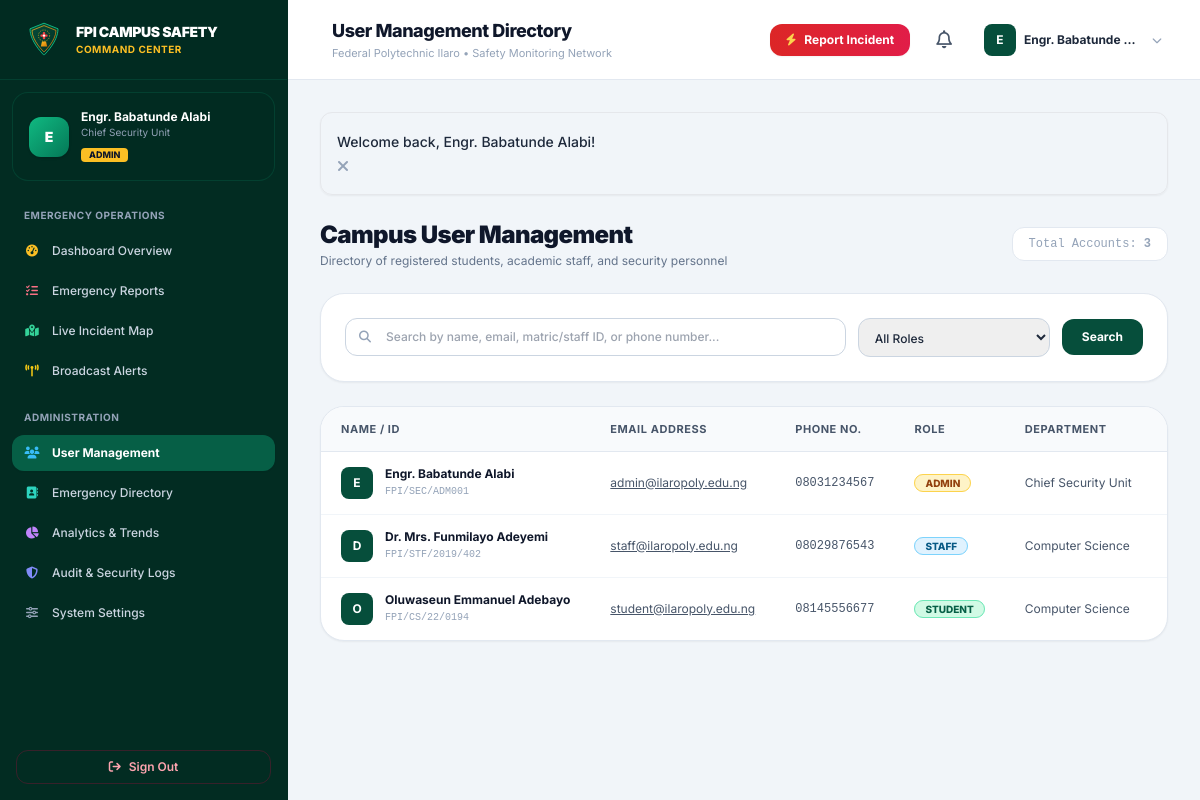
The page /admin/users.php (signed in) on the database its author committed.
### tables this page shows
CREATE TABLE `users` (
  `id` INT UNSIGNED AUTO_INCREMENT PRIMARY KEY,
  `name` VARCHAR(120) NOT NULL,
  `email` VARCHAR(150) NOT NULL UNIQUE,
  `phone` VARCHAR(25) NOT NULL,
  `role` ENUM('student', 'staff', 'admin') NOT NULL DEFAULT 'student',
  `id_number` VARCHAR(50) NOT NULL COMMENT 'Matric Number or Staff ID',
  `department` VARCHAR(100) NOT NULL,
  `password` VARCHAR(255) NOT NULL,
  `avatar` VARCHAR(255) DEFAULT NULL,
  `status` ENUM('active', 'inactive') NOT NULL DEFAULT 'active',
  `created_at` TIMESTAMP DEFAULT CURRENT_TIMESTAMP,
  `updated_at` TIMESTAMP DEFAULT CURRENT_TIMESTAMP ON UPDATE CURRENT_TIMESTAMP,
  INDEX `idx_users_role` (`role`),
  INDEX `idx_users_status` (`status`)
);

### admin/users.php (the view, shortened to what this page needs)
<?php
require_once __DIR__ . '/../includes/nav-portal.php';
$pdo = getDB();
$q    = clean_input($_GET['q'] ?? '');
$sql = "SELECT * FROM users WHERE 1=1";
$params = [];
$sql .= " ORDER BY created_at DESC";
$stmt = $pdo->prepare($sql);
$stmt->execute($params);
$usersList = $stmt->fetchAll();
?>
<div class="space-y-6">
    <div class="flex flex-col sm:flex-row sm:items-center justify-between gap-4">
        <div>
            <h2 class="text-2xl font-black text-slate-900 tracking-tight">Campus User Management</h2>
            <p class="text-xs text-slate-500 mt-0.5">Directory of registered students, academic staff, and security personnel</p>
        </div>
        <div class="text-xs text-slate-400 font-mono bg-white px-4 py-2 rounded-xl border border-slate-200 shadow-xs">
            Total Accounts: <strong><?= count($usersList) ?></strong>
        </div>
    </div>
    <div class="bg-white rounded-3xl border border-slate-200 p-6 shadow-sm space-y-4">
        <form action="<?= BASE_URL ?>/admin/users.php" method="GET" class="flex flex-col sm:flex-row items-center gap-3">
            <div class="relative flex-1 w-full">
                <span class="absolute inset-y-0 left-0 pl-3.5 flex items-center text-slate-400">
                    <i class="fa-solid fa-magnifying-glass text-xs"></i>
                </span>
                <input type="text" name="q" value="<?= e($q) ?>" placeholder="Search by name, email, matric/staff ID, or phone number..." class="w-full pl-10 pr-4 py-2.5 rounded-xl border border-slate-300 focus:outline-none focus:ring-2 focus:ring-fpi-700 text-xs font-medium text-slate-800">
            </div>
            <div class="w-full sm:w-48">
                <select name="role" class="w-full px-3 py-2.5 rounded-xl border border-slate-300 focus:outline-none text-xs font-medium text-slate-800">
                    <option value="">All Roles</option>
                </select>
            </div>
            <button type="submit" class="w-full sm:w-auto px-5 py-2.5 rounded-xl bg-fpi-800 hover:bg-fpi-900 text-white font-bold text-xs shadow-xs transition">
                Search
            </button>
        </form>
    </div>
    <div class="bg-white rounded-3xl border border-slate-200 shadow-sm overflow-hidden">
        <?php if (!empty($usersList)): ?>
        <div class="overflow-x-auto">
            <table class="w-full text-left text-xs">
                <thead class="bg-slate-50 border-b border-slate-200 text-slate-600 font-bold uppercase tracking-wider text-[11px]">
                    <tr>
                        <th class="py-3.5 px-5">Name / ID</th>
                        <th class="py-3.5 px-5">Email Address</th>
                        <th class="py-3.5 px-5">Phone No.</th>
                        <th class="py-3.5 px-5">Role</th>
                        <th class="py-3.5 px-5">Department</th>
                        <th class="py-3.5 px-5">Status</th>
                    </tr>
                </thead>
                <tbody class="divide-y divide-slate-100">
                    <?php foreach ($usersList as $u): ?>
                    <tr class="hover:bg-slate-50 transition">
                        <td class="py-3.5 px-5 whitespace-nowrap">
                            <div class="flex items-center gap-3">
                                <div class="w-8 h-8 rounded-lg bg-fpi-800 text-white font-bold text-xs flex items-center justify-center flex-shrink-0">
                                    <?= strtoupper(substr($u['name'], 0, 1)) ?>
                                </div>
                                <div>
                                    <span class="font-bold text-slate-900 block"><?= e($u['name']) ?></span>
                                    <span class="text-[10px] text-slate-400 font-mono"><?= e($u['id_number']) ?></span>
                                </div>
                            </div>
                        </td>
                        <td class="py-3.5 px-5 text-slate-600 whitespace-nowrap">
                            <a href="mailto:<?= e($u['email']) ?>" class="hover:text-fpi-800 underline"><?= e($u['email']) ?></a>
                        </td>
                        <td class="py-3.5 px-5 text-slate-600 whitespace-nowrap font-mono">
                            <?= e($u['phone']) ?>
                        </td>
                        <td class="py-3.5 px-5 whitespace-nowrap">
                            <span class="px-2.5 py-0.5 rounded-full text-[10px] font-extrabold uppercase <?=
                                $u['role'] === 'admin' ? 'bg-amber-100 text-amber-800 border border-amber-300' :
                                ($u['role'] === 'staff' ? 'bg-sky-100 text-sky-800 border border-sky-300' :
                                'bg-emerald-100 text-emerald-800 border border-emerald-300')
                            ?>">
                                <?= e($u['role']) ?>
                            </span>
                        </td>
                        <td class="py-3.5 px-5 text-slate-600 max-w-[160px] truncate">
                            <?= e($u['department']) ?>
                        </td>
                        <td class="py-3.5 px-5 whitespace-nowrap">
                        </td>
                    </tr>
                    <?php endforeach; ?>
                </tbody>
            </table>
        </div>
        <?php else: ?>
        <div class="p-16 text-center text-slate-400 text-xs">
            No registered users found matching filter.
        </div>
        <?php endif; ?>
    </div>
</div>
<?php require_once __DIR__ . '/../includes/footer-portal.php'; ?>

### assets/css/style.css (style rules this page uses)
:root { --fpi-green-900: #022c22; --fpi-green-800: #064e3b; --fpi-green-700: #047857; --fpi-green-600: #059669; --fpi-gold-500: #d97706; --fpi-gold-400: #f59e0b; --fpi-alert-red: #dc2626; }
body { font-feature-settings: "cv02", "cv03", "cv04", "cv11"; -webkit-tap-highlight-color: transparent; }

### rows shown on the page
users: name "E", name "Engr. Babatunde Alabi", id_number "FPI/SEC/ADM001", email "admin@ilaropoly.edu.ng", phone "08031234567", role "ADMIN", department "Chief Security Unit"
users: name "D", name "Dr. Mrs. Funmilayo Adeyemi", id_number "FPI/STF/2019/402", email "staff@ilaropoly.edu.ng", phone "08029876543", role "STAFF", department "Computer Science"
users: name "O", name "Oluwaseun Emmanuel Adebayo", id_number "FPI/CS/22/0194", email "student@ilaropoly.edu.ng", phone "08145556677", role "STUDENT", department "Computer Science"

### other values the page prints
substr($user['name'], 0, 1) "E"
$user['name'] "Engr. Babatunde Alabi"
$user['department'] "Chief Security Unit"
$user['role'] "ADMIN"
$pageTitle "User Management Directory"
$user['name'] "Engr. Babatunde…"
$msg "Welcome back, Engr. Babatunde Alabi!"
count($usersList) "3"
